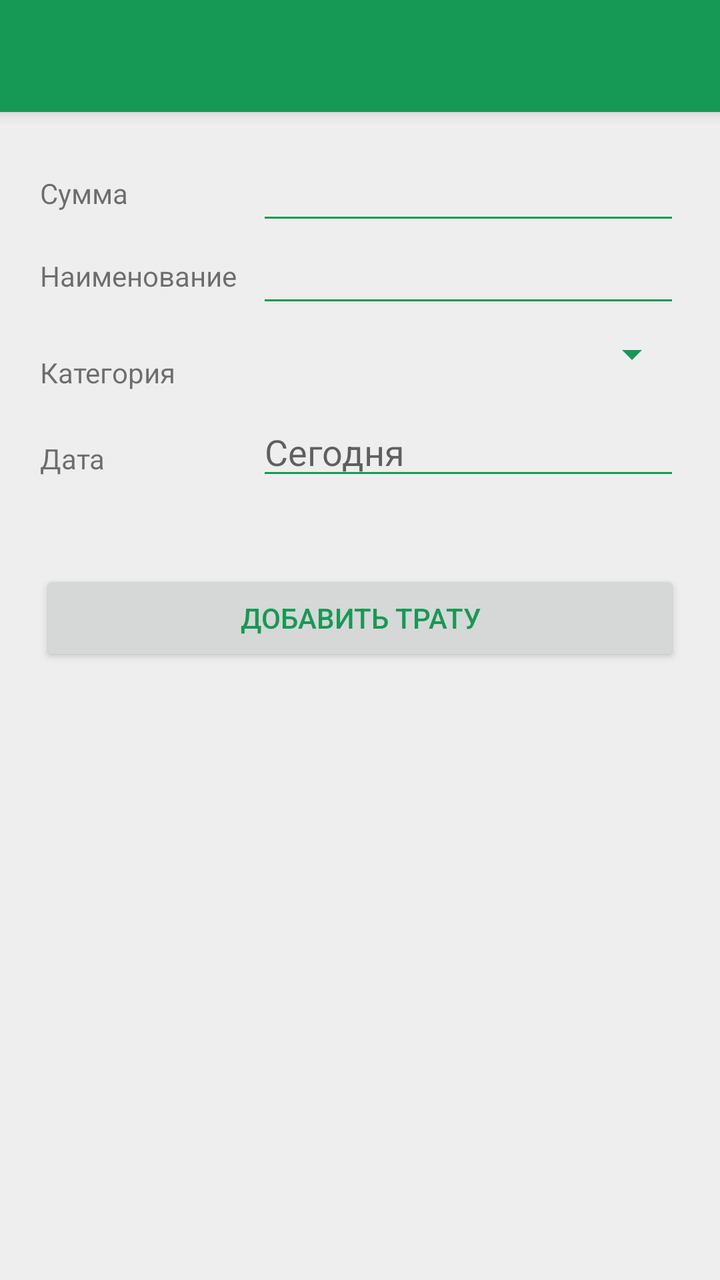
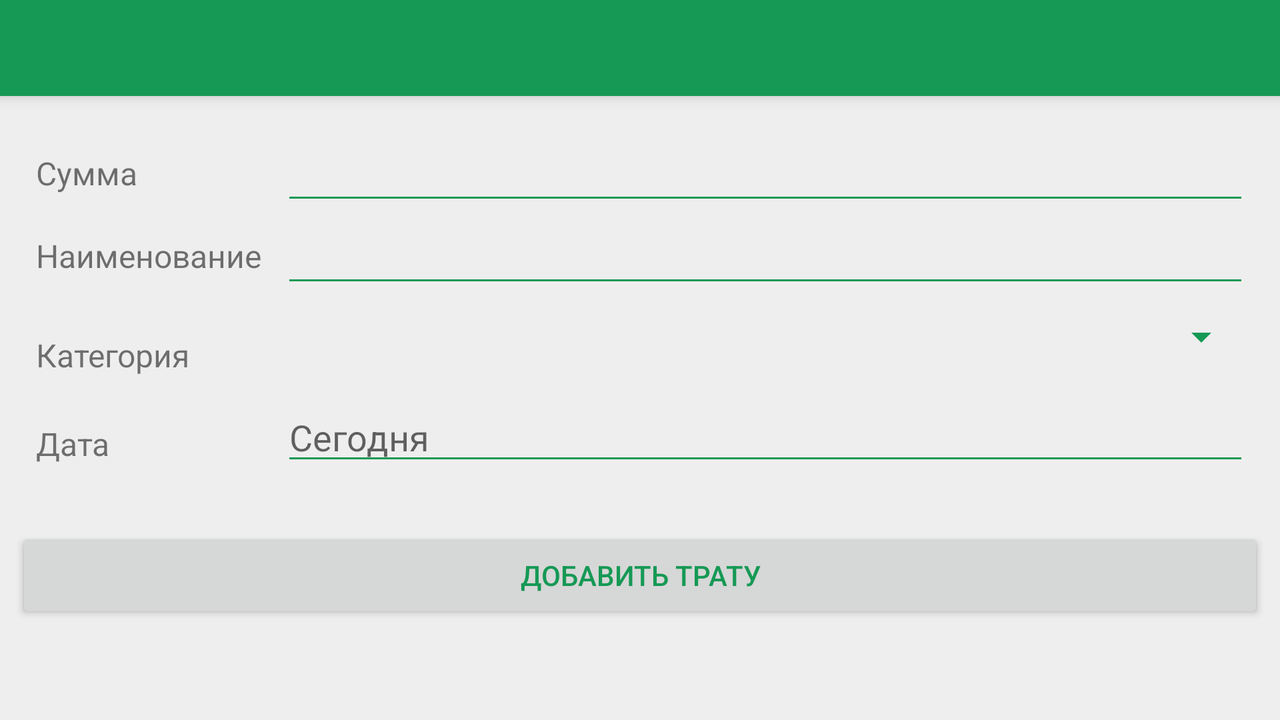

One screen, two layout resources from the same app: the default and the repository's alternative for another configuration. Each is rendered where Android would select it; the XML of both is given below.
<!-- AndroidManifest.xml: application theme AppTheme -->
<!-- res/layout/activity_add_expense.xml -->
<?xml version="1.0" encoding="utf-8"?>
<LinearLayout
    xmlns:android="http://schemas.android.com/apk/res/android"
    style="@style/Container.Background"
    android:layout_width="match_parent"
    android:layout_height="match_parent">

    <include layout="@layout/toolbar"/>

    <GridLayout
        android:id="@+id/expense_add"
        android:layout_width="match_parent"
        android:layout_height="wrap_content"
        android:layout_gravity="start"
        android:columnCount="@integer/column_count"
        android:rowCount="@integer/row_count"
        android:background="@color/background"
        android:padding="@dimen/padding_medium">

        <TextView
            android:layout_width="wrap_content"
            android:layout_height="wrap_content"
            android:layout_gravity="fill"
            android:gravity="start|center"
            android:text="@string/text_sum"/>

        <EditText
            android:id="@+id/etPrice"
            android:layout_width="wrap_content"
            android:layout_height="wrap_content"
            android:layout_gravity="fill"
            android:layout_marginLeft="@dimen/add_expense_field_margin_left"
            android:inputType="numberDecimal"/>

        <TextView
            android:layout_width="wrap_content"
            android:layout_height="wrap_content"
            android:layout_gravity="fill"
            android:gravity="start|center"
            android:text="@string/text_name"/>

        <EditText
            android:id="@+id/etName"
            android:layout_width="wrap_content"
            android:layout_height="wrap_content"
            android:layout_gravity="fill"
            android:layout_marginLeft="@dimen/add_expense_field_margin_left"/>

        <TextView
            android:layout_width="wrap_content"
            android:layout_height="wrap_content"
            android:layout_gravity="fill"
            android:gravity="start|center"
            android:text="@string/text_category"
            android:paddingTop="@dimen/padding_small"/>

        <Spinner
            android:id="@+id/spCategories"
            android:layout_width="wrap_content"
            android:layout_height="wrap_content"
            android:layout_gravity="fill"
            android:spinnerMode="dropdown"
            android:paddingTop="@dimen/padding_small"
            android:layout_marginLeft="@dimen/add_expense_field_margin_left_small"/>

        <TextView
            android:layout_width="wrap_content"
            android:layout_height="wrap_content"
            android:layout_gravity="fill"
            android:gravity="start|center"
            android:text="@string/text_date"
            android:paddingTop="@dimen/padding_small"/>

        <EditText
            android:id="@+id/etDate"
            android:layout_width="wrap_content"
            android:layout_height="wrap_content"
            android:layout_gravity="fill"
            android:hint="@string/hint_date"
            android:paddingTop="@dimen/padding_small"
            android:layout_marginLeft="@dimen/add_expense_field_margin_left"/>

    </GridLayout>

    <Button
        android:id="@+id/add_expense_button"
        android:layout_width="match_parent"
        android:layout_height="wrap_content"
        android:text="@string/button_add_expense_text"
        android:layout_gravity="center_vertical"
        android:textColor="@color/primary"
        android:layout_margin="@dimen/button_add_expense_margin"/>
</LinearLayout>
<!-- res/layout/toolbar.xml (included above) -->
<?xml version="1.0" encoding="utf-8"?>
<android.support.v7.widget.Toolbar xmlns:android="http://schemas.android.com/apk/res/android"
    xmlns:app="http://schemas.android.com/apk/res-auto"
    android:id="@+id/toolbar"
    android:layout_height="wrap_content"
    android:layout_width="match_parent"
    android:background="?attr/colorPrimary"
    android:elevation="@dimen/toolbar_elevation"
    android:fitsSystemWindows="true"
    app:theme="@style/ThemeOverlay.AppCompat.Dark.ActionBar"
    app:popupTheme="@style/ThemeOverlay.AppCompat.Light">
</android.support.v7.widget.Toolbar>
<!-- resources referenced by this layout -->
<resources>
  <color name="background">#EEEEEE</color>
  <color name="primary">#169955</color>
  <dimen name="add_expense_field_margin_left">10dp</dimen>
  <dimen name="add_expense_field_margin_left_small">6dp</dimen>
  <dimen name="button_add_expense_margin">20dp</dimen>
  <dimen name="padding_medium">20dp</dimen>
  <dimen name="padding_small">18dp</dimen>
  <dimen name="toolbar_elevation">4dp</dimen>
  <integer name="column_count">2</integer>
  <integer name="row_count">4</integer>
  <string name="button_add_expense_text">Добавить трату</string>
  <string name="hint_date">Сегодня</string>
  <string name="text_category">Категория</string>
  <string name="text_date">Дата</string>
  <string name="text_name">Наименование</string>
  <string name="text_sum">Сумма</string>
  <style name="Container.Background">
          <item name="android:background">@color/background</item>
      </style>
  <style name="AppTheme" parent="Theme.AppCompat.Light.NoActionBar">
          
          <item name="colorPrimary">@color/primary</item>
          
          <item name="colorPrimaryDark">@color/primaryDark</item>
          <item name="colorAccent">@color/primary</item>
          <item name="colorControlNormal">@color/primary</item>
          <item name="windowActionModeOverlay">true</item>
          <item name="actionModeStyle">@style/TrackerActionMode</item>
          <item name="android:windowTranslucentStatus" tools:targetApi="kitkat">true</item>
      </style>
  <color name="primaryDark">#13894C</color>
  <style name="TrackerActionMode" parent="Base.Widget.AppCompat.ActionMode">
          <item name="background">@color/primary</item>
          <item name="backgroundSplit">@color/primary</item>
      </style>
</resources>
<!-- res/layout-land/activity_add_expense.xml (the repository's variant of the layout above) -->
<!-- drawn on the phone turned sideways -->
<?xml version="1.0" encoding="utf-8"?>
<RelativeLayout
    xmlns:android="http://schemas.android.com/apk/res/android"
    style="@style/Container_land.Background">
    <include layout="@layout/toolbar"/>

    <GridLayout
        android:id="@+id/expense_add"
        android:layout_width="match_parent"
        android:layout_height="wrap_content"
        android:layout_gravity="start"
        android:columnCount="@integer/column_count"
        android:rowCount="@integer/row_count"
        android:background="@color/background"
        android:padding="@dimen/padding_small"
        android:layout_below="@+id/toolbar">

        <TextView
            android:layout_width="wrap_content"
            android:layout_height="wrap_content"
            android:layout_gravity="fill"
            android:gravity="start|center"
            android:text="@string/text_sum"
            android:textSize="@dimen/medium_main_text"/>

        <EditText
            android:id="@+id/etPrice"
            android:layout_width="wrap_content"
            android:layout_height="wrap_content"
            android:layout_gravity="fill"
            android:layout_marginLeft="@dimen/add_expense_field_margin_left"
            android:inputType="numberDecimal"
            android:layout_marginRight="@dimen/add_expense_padding_right"
            android:maxLength="10"/>

        <TextView
            android:layout_width="wrap_content"
            android:layout_height="wrap_content"
            android:layout_gravity="fill"
            android:gravity="start|center"
            android:text="@string/text_name"
            android:textSize="@dimen/medium_main_text"/>

        <EditText
            android:id="@+id/etName"
            android:layout_width="match_parent"
            android:layout_height="wrap_content"
            android:layout_gravity="fill"
            android:layout_marginLeft="@dimen/add_expense_field_margin_left"
            android:layout_marginRight="@dimen/add_expense_padding_right"
            android:maxLength="30"
            android:maxLines="2"/>

        <TextView
            android:layout_width="wrap_content"
            android:layout_height="wrap_content"
            android:layout_gravity="fill"
            android:gravity="start|center"
            android:text="@string/text_category"
            android:paddingTop="@dimen/padding_small"
            android:textSize="@dimen/medium_main_text"/>

        <Spinner
            android:id="@+id/spCategories"
            android:layout_width="wrap_content"
            android:layout_height="wrap_content"
            android:layout_gravity="fill"
            android:layout_marginRight="@dimen/add_expense_padding_right"
            android:spinnerMode="dropdown"
            android:paddingTop="@dimen/padding_small"
            android:layout_marginLeft="@dimen/add_expense_field_margin_left_small"/>

        <TextView
            android:layout_width="wrap_content"
            android:layout_height="wrap_content"
            android:layout_gravity="fill"
            android:gravity="start|center"
            android:text="@string/text_date"
            android:paddingTop="@dimen/padding_small"
            android:textSize="@dimen/medium_main_text"/>

        <EditText
            android:id="@+id/etDate"
            android:layout_width="64dp"
            android:layout_height="wrap_content"
            android:layout_gravity="fill"
            android:focusable="false"
            android:layout_marginRight="@dimen/add_expense_padding_right"
            android:hint="@string/hint_date"
            android:paddingTop="@dimen/padding_small"
            android:layout_marginLeft="@dimen/add_expense_field_margin_left"/>

    </GridLayout>

    <Button
        android:id="@+id/add_expense_button"
        android:layout_width="match_parent"
        android:layout_height="wrap_content"
        android:text="@string/button_add_expense_text"
        android:layout_gravity="center_vertical"
        android:textColor="@color/primary"
        android:layout_below="@id/expense_add"
        android:layout_margin="@dimen/button_add_expense_land_margin"/>

</RelativeLayout>
<!-- resources referenced by the variant -->
<!-- as the phone turned sideways resolves them -->
<resources>
  <color name="background">#EEEEEE</color>
  <color name="primary">#169955</color>
  <dimen name="add_expense_field_margin_left">10dp</dimen>
  <dimen name="add_expense_field_margin_left_small">6dp</dimen>
  <dimen name="add_expense_padding_right">110dp</dimen>
  <dimen name="button_add_expense_land_margin">8dp</dimen>
  <dimen name="medium_main_text">16sp</dimen>
  <dimen name="padding_small">18dp</dimen>
  <dimen name="toolbar_elevation">4dp</dimen>
  <integer name="column_count">2</integer>
  <integer name="row_count">4</integer>
  <string name="button_add_expense_text">Добавить трату</string>
  <string name="hint_date">Сегодня</string>
  <string name="text_category">Категория</string>
  <string name="text_date">Дата</string>
  <string name="text_name">Наименование</string>
  <string name="text_sum">Сумма</string>
  <style name="Container_land.Background">
          <item name="android:background">@color/background</item>
      </style>
  <style name="AppTheme" parent="Theme.AppCompat.Light.NoActionBar">
          
          <item name="colorPrimary">@color/primary</item>
          
          <item name="colorPrimaryDark">@color/primaryDark</item>
          <item name="colorAccent">@color/primary</item>
          <item name="colorControlNormal">@color/primary</item>
          <item name="windowActionModeOverlay">true</item>
          <item name="actionModeStyle">@style/TrackerActionMode</item>
          <item name="android:windowTranslucentStatus" tools:targetApi="kitkat">true</item>
      </style>
  <color name="primaryDark">#13894C</color>
  <style name="TrackerActionMode" parent="Base.Widget.AppCompat.ActionMode">
          <item name="background">@color/primary</item>
          <item name="backgroundSplit">@color/primary</item>
      </style>
</resources>
